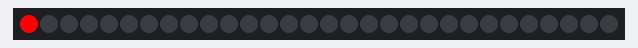
Bench run of a sketch on a simulated Arduino Uno, built with avr-gcc and run on an emulated ATmega328P. On the bench: 30 RGB LEDs in strip order, left to right.

Above: at 0.15 s.
At 0.79 s:
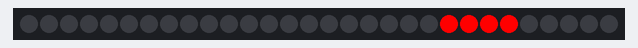
At 1.74 s:
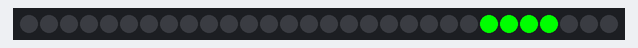
At 2.37 s:
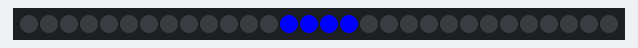
At 3.32 s:
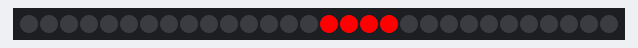
At 5.21 s:
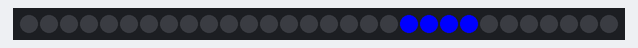

Measured:
- by itself, everything shown: repeats every 5.4 s, in 17 steps

The sketch:

NeoPixel_Reel_Test.ino
```cpp
// Simple NeoPixel test.  Lights just a few pixels at a time so a
// long strip can safely be powered from Arduino 5V pin.  Arduino
// may nonetheless hiccup when LEDs are first connected and not
// accept code.  So upload code first, unplug USB, connect pixels
// to GND FIRST, then +5V and digital pin 6, then re-plug USB.
// A working strip will show a few pixels moving down the line,
// cycling between red, green and blue.  If you get no response,
// might be connected to wrong end of strip -- look for the data
// direction arrows printed on the strip.

#include <Adafruit_NeoPixel.h>

#define PIN    6
#define N_LEDS 30 // 5 meter reel @ 30 LEDs/m (3 reels)

Adafruit_NeoPixel strip = Adafruit_NeoPixel(N_LEDS, PIN, NEO_GRB + NEO_KHZ800);

void setup() {
  strip.begin();
}

void loop() {
  chase(0xFF0000); // Red
  chase(0x00FF00); // Green
  chase(0x0000FF); // Blue
}

static void chase(uint32_t c) {
  for(uint16_t i=0; i<strip.numPixels()+4; i++) {
      strip.setPixelColor(i  , c); // Draw new pixel
      strip.setPixelColor(i-4, 0); // Erase pixel a few steps back
      strip.show();
      delay(25);
  }
}
```
